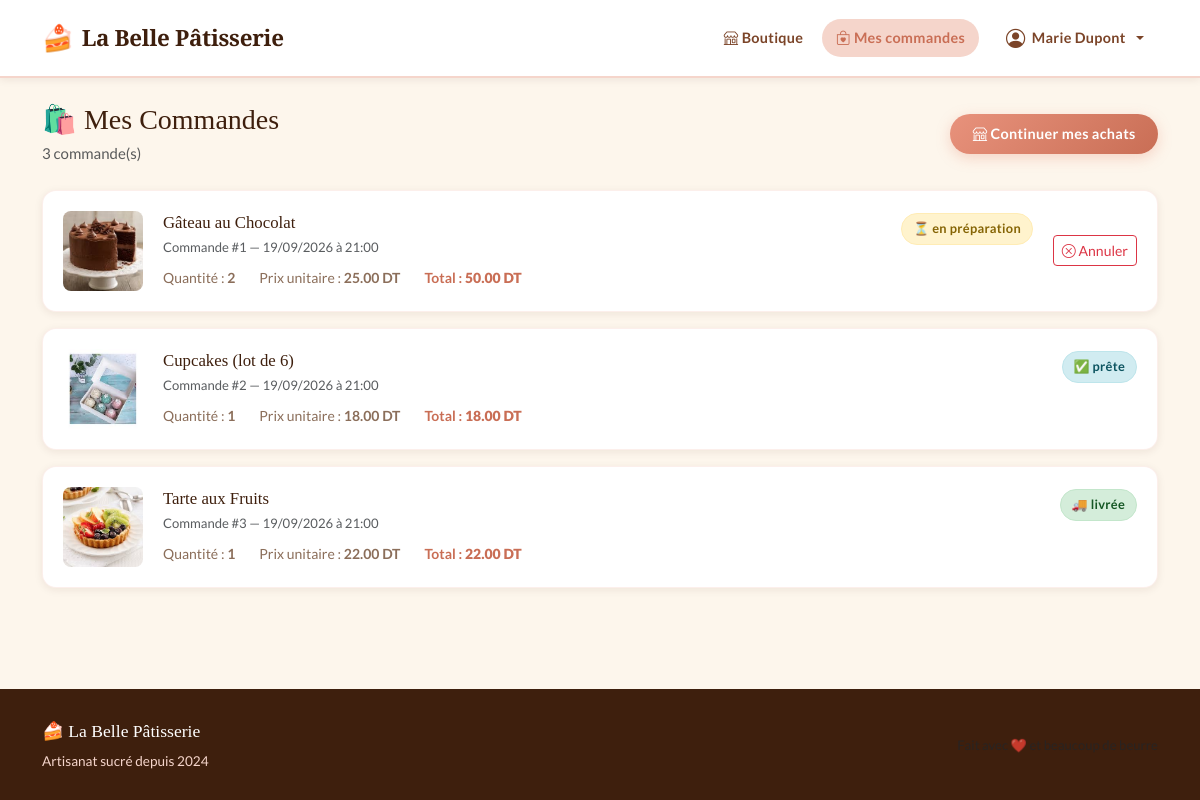
The page /views/client/commandes/list.php (signed in) on the database its author committed.
### tables this page shows
CREATE TABLE IF NOT EXISTS commandes (
    id         INT AUTO_INCREMENT PRIMARY KEY,
    user_id    INT NOT NULL,
    produit_id INT NOT NULL,
    quantite   INT NOT NULL DEFAULT 1,
    statut     ENUM('en préparation','prête','livrée') NOT NULL DEFAULT 'en préparation',
    created_at DATETIME DEFAULT CURRENT_TIMESTAMP,
    FOREIGN KEY (user_id)    REFERENCES users(id)    ON DELETE CASCADE,
    FOREIGN KEY (produit_id) REFERENCES produits(id) ON DELETE CASCADE
);

CREATE TABLE IF NOT EXISTS produits (
    id          INT AUTO_INCREMENT PRIMARY KEY,
    nom         VARCHAR(150) NOT NULL,
    prix        DECIMAL(10,2) NOT NULL,
    description TEXT,
    image       VARCHAR(255) DEFAULT 'default.jpg',
    created_at  DATETIME DEFAULT CURRENT_TIMESTAMP
);

### config/auth.php (called while the page is built, shortened)
<?php
function isAdmin(): bool {
    return isset($_SESSION['role']) && in_array($_SESSION['role'], ['admin', 'super_admin']);
}

### config/database.php (called while the page is built, shortened)
<?php
class Database {
    private static $instance = null;
    private $pdo;
    private function __construct() {
        $dsn = "mysql:host=" . DB_HOST . ";dbname=" . DB_NAME . ";charset=" . DB_CHARSET;
        $options = [
            PDO::ATTR_ERRMODE            => PDO::ERRMODE_EXCEPTION,
            PDO::ATTR_DEFAULT_FETCH_MODE => PDO::FETCH_ASSOC,
            PDO::ATTR_EMULATE_PREPARES   => false,
        ];
        try {
            $this->pdo = new PDO($dsn, DB_USER, DB_PASS, $options);
        } catch (PDOException $e) {
            die("Erreur de connexion à la base de données : " . $e->getMessage());
        }
    }
    public static function getInstance(): Database {
        if (self::$instance === null) {
            self::$instance = new Database();
        }
        return self::$instance;
    }
    public function getConnection(): PDO {
        return $this->pdo;
    }
}

### models/Commande.php (called while the page is built, shortened)
<?php
require_once __DIR__ . '/../config/database.php';
class Commande {
    private PDO $db;
    public function __construct() {
        $this->db = Database::getInstance()->getConnection();
    }
    public function getByUser(int $userId): array {
        $stmt = $this->db->prepare(
            "SELECT c.*, p.nom AS produit_nom, p.prix, p.image
             FROM commandes c
             JOIN produits p ON c.produit_id = p.id
             WHERE c.user_id = :user_id
             ORDER BY c.created_at DESC"
        );
        $stmt->execute([':user_id' => $userId]);
        return $stmt->fetchAll();
    }
}

### views/client/commandes/list.php (the view, shortened to what this page needs)
<?php
require_once __DIR__ . '/../../../config/auth.php';
require_once __DIR__ . '/../../../config/database.php';
require_once __DIR__ . '/../../../models/Commande.php';
$commandeModel = new Commande();
$commandes = $commandeModel->getByUser($_SESSION['user_id']);
require_once __DIR__ . '/../../layouts/header.php';
?>
<div class="container py-4">
    <div class="page-header d-flex justify-content-between align-items-center mb-4">
        <div>
            <h2 class="page-title">🛍️ Mes Commandes</h2>
            <p class="text-muted mb-0"><?= count($commandes) ?> commande(s)</p>
        </div>
        <a href="/patisserie_MVC/views/client/produits/list.php" class="btn btn-patisserie">
            <i class="bi bi-shop"></i> Continuer mes achats
        </a>
    </div>
    <?php if (empty($commandes)): ?>
        <div class="empty-state">
            <div class="empty-icon">🛒</div>
            <h4>Aucune commande pour le moment</h4>
            <p class="text-muted">Découvrez nos délicieux gâteaux et passez votre première commande !</p>
            <a href="/patisserie_MVC/views/client/produits/list.php" class="btn btn-patisserie">
                <i class="bi bi-shop"></i> Voir la boutique
            </a>
        </div>
    <?php else: ?>
        <div class="commandes-list">
            <?php foreach ($commandes as $c): ?>
            <?php
                $statusClass = match($c['statut']) {
                    'en préparation' => 'badge-preparation',
                    'prête'          => 'badge-prete',
                    'livrée'         => 'badge-livree',
                    default          => 'bg-secondary',
                };
                $statusIcon = match($c['statut']) {
                    'en préparation' => '⏳',
                    'prête'          => '✅',
                    'livrée'         => '🚚',
                    default          => '📦',
                };
            ?>
            <div class="commande-card">
                <div class="commande-img-wrap">
                    <img src="/patisserie_MVC/public/images/<?= htmlspecialchars($c['image']) ?>"
                         alt="<?= htmlspecialchars($c['produit_nom']) ?>"
                         class="commande-img"
                         onerror="this.src='/patisserie_MVC/public/images/default.jpg'">
                </div>
                <div class="commande-info">
                    <div class="commande-header">
                        <div>
                            <h5 class="commande-product"><?= htmlspecialchars($c['produit_nom']) ?></h5>
                            <small class="text-muted">Commande #<?= $c['id'] ?> — <?= date('d/m/Y à H:i', strtotime($c['created_at'])) ?></small>
                        </div>
                        <span class="badge-statut <?= $statusClass ?>">
                            <?= $statusIcon ?> <?= htmlspecialchars($c['statut']) ?>
                        </span>
                    </div>
                    <div class="commande-details">
                        <span>Quantité : <strong><?= $c['quantite'] ?></strong></span>
                        <span>Prix unitaire : <strong><?= number_format($c['prix'], 2) ?> DT</strong></span>
                        <span class="commande-total">Total : <strong><?= number_format($c['prix'] * $c['quantite'], 2) ?> DT</strong></span>
                    </div>
                </div>
                <?php if ($c['statut'] === 'en préparation'): ?>
                <div class="commande-actions">
                    <button class="btn btn-sm btn-outline-danger"
                            onclick="confirmAnnuler(<?= $c['id'] ?>)">
                        <i class="bi bi-x-circle"></i> Annuler
                    </button>
                </div>
                <?php endif; ?>
            </div>
            <?php endforeach; ?>
        </div>
    <?php endif; ?>
</div>
<?php require_once __DIR__ . '/../../layouts/footer.php'; ?>

### views/layouts/header.php (shortened to what this page needs)
<?php
$isAdminUser = isAdmin();
?>
<!DOCTYPE html>
<html lang="fr">
<head>
    <link href="https://cdnjs.cloudflare.com/ajax/libs/bootstrap/5.3.2/css/bootstrap.min.css" rel="stylesheet">
    <link href="https://cdnjs.cloudflare.com/ajax/libs/bootstrap-icons/1.11.3/font/bootstrap-icons.min.css" rel="stylesheet">
    <link href="/patisserie_MVC/public/css/style.css" rel="stylesheet">
</head>
<body>
<nav class="navbar navbar-expand-lg navbar-patisserie">
    <div class="container">
        <a class="navbar-brand" href="<?= $isAdminUser ? '/patisserie_MVC/views/admin/produits/list.php' : '/patisserie_MVC/views/client/produits/list.php' ?>">
            <span class="brand-icon">🍰</span>
            <span class="brand-text">La Belle Pâtisserie</span>
        </a>
        <div class="collapse navbar-collapse" id="navbarMain">
            <ul class="navbar-nav ms-auto align-items-center gap-1">
                <?php if ($isAdminUser): ?>
                    <li class="nav-item">
                        <a class="nav-link <?= strpos($_SERVER['PHP_SELF'], 'admin/produits') !== false ? 'active' : '' ?>"
                           href="/patisserie_MVC/views/admin/produits/list.php">
                            <i class="bi bi-grid-3x3-gap"></i> Produits
                        </a>
                    </li>
                    <li class="nav-item">
                        <a class="nav-link <?= strpos($_SERVER['PHP_SELF'], 'admin/commandes') !== false ? 'active' : '' ?>"
                           href="/patisserie_MVC/views/admin/commandes/list.php">
                            <i class="bi bi-receipt"></i> Commandes
                        </a>
                    </li>
                    <?php if (isSuperAdmin()): ?>
                    <li class="nav-item">
                        <a class="nav-link <?= strpos($_SERVER['PHP_SELF'], 'admin/users') !== false ? 'active' : '' ?>"
                           href="/patisserie_MVC/views/admin/users/list.php">
                            <i class="bi bi-people"></i> Utilisateurs
                        </a>
                    </li>
                    <?php endif; ?>
                    <li class="nav-item">
                        <?php if (isSuperAdmin()): ?>
                            <span class="badge badge-super-admin ms-1">👑 Super Admin</span>
                        <?php else: ?>
                            <span class="badge badge-admin ms-1">Admin</span>
                        <?php endif; ?>
                    </li>
                <?php else: ?>
                    <li class="nav-item">
                        <a class="nav-link <?= strpos($_SERVER['PHP_SELF'], 'client/produits') !== false ? 'active' : '' ?>"
                           href="/patisserie_MVC/views/client/produits/list.php">
                            <i class="bi bi-shop"></i> Boutique
                        </a>
                    </li>
                    <li class="nav-item">
                        <a class="nav-link <?= strpos($_SERVER['PHP_SELF'], 'client/commandes') !== false ? 'active' : '' ?>"
                           href="/patisserie_MVC/views/client/commandes/list.php">
                            <i class="bi bi-bag-heart"></i> Mes commandes
                        </a>
                    </li>
                <?php endif; ?>
                <li class="nav-item dropdown ms-2">
                    <a class="nav-link dropdown-toggle user-menu" href="#" data-bs-toggle="dropdown">
                        <i class="bi bi-person-circle"></i>
                        <?= htmlspecialchars($_SESSION['nom'] ?? 'Utilisateur') ?>
                    </a>
                </li>
            </ul>
        </div>
    </div>
</nav>
<main class="main-content">

### views/layouts/footer.php (shortened to what this page needs)
</main>
<footer class="site-footer">
    <div class="container">
        <div class="row align-items-center">
            <div class="col-md-6">
                <span class="footer-brand">🍰 La Belle Pâtisserie</span>
                <p class="footer-tagline mb-0">Artisanat sucré depuis 2024</p>
            </div>
            <div class="col-md-6 text-md-end">
                <small class="text-muted">Fait avec ❤️ et beaucoup de beurre</small>
            </div>
        </div>
    </div>
</footer>
</body>
</html>

### public/css/style.css (style rules this page uses)
:root { --cream: #FDF6EC; --rose: #E8927C; --rose-dark: #C96E55; --rose-light: #F5D5CB; --choco: #3E1F0D; --choco-mid: #7B4428; --gold: #C9963A; --gold-light: #F5E6C8; --text: #2C1810; --text-muted: #8B6E5A; --white: #FFFFFF; --success: #4A7C59; --danger: #B94A48; --warning: #D4860A; --info: #3A6E8C; --shadow-sm: 0 2px 8px rgba(62,31,13,.08); --shadow-md: 0 6px 24px rgba(62,31,13,.12); --shadow-lg: 0 16px 48px rgba(62,31,13,.16); --radius: 14px; --radius-sm: 8px; --transition: .25s cubic-bezier(.4,0,.2,1); }
*, *::before, *::after { box-sizing: border-box; margin: 0; padding: 0; }
body { font-family: 'Lato', sans-serif; background: var(--cream); color: var(--text); font-size: 15px; line-height: 1.65; min-height: 100vh; display: flex; flex-direction: column; }
h1, h2, h3, h4, h5 { font-family: 'Playfair Display', Georgia, serif; color: var(--choco); line-height: 1.25; }
a { color: var(--rose); text-decoration: none; transition: color var(--transition); }
.navbar-patisserie { background: var(--white); border-bottom: 2px solid var(--rose-light); padding: 0.75rem 0; box-shadow: var(--shadow-sm); position: sticky; top: 0; z-index: 1000; }
.navbar-brand { display: flex; align-items: center; gap: 0.5rem; font-family: 'Playfair Display', serif; font-size: 1.4rem; color: var(--choco) !important; font-weight: 700; letter-spacing: -.3px; }
.brand-icon { font-size: 1.6rem; }
.brand-text { color: var(--choco); }
.navbar-patisserie .nav-link { color: var(--choco-mid) !important; font-weight: 600; font-size: .9rem; padding: .45rem .9rem !important; border-radius: 50px; transition: background var(--transition), color var(--transition); letter-spacing: .3px; }
.navbar-patisserie .nav-link:hover, .navbar-patisserie .nav-link.active { background: var(--rose-light); color: var(--rose-dark) !important; }
.user-menu { display: flex; align-items: center; gap: .4rem; }
.user-menu i { font-size: 1.2rem; }
.main-content { flex: 1; padding-bottom: 2rem; }
.page-title { font-size: 1.75rem; color: var(--choco); margin-bottom: .25rem; }
.btn-patisserie { background: linear-gradient(135deg, var(--rose), var(--rose-dark)); color: var(--white) !important; border: none; border-radius: 50px; font-weight: 700; font-size: .9rem; letter-spacing: .3px; padding: .55rem 1.4rem; transition: transform var(--transition), box-shadow var(--transition), filter var(--transition); box-shadow: 0 4px 14px rgba(232,146,124,.35); }
.commandes-list { display: flex; flex-direction: column; gap: 1rem; }
.commande-card { background: var(--white); border-radius: var(--radius); padding: 1.25rem; display: flex; align-items: center; gap: 1.25rem; box-shadow: var(--shadow-sm); border: 1px solid rgba(232,146,124,.15); transition: box-shadow var(--transition); }
.commande-img-wrap { flex-shrink: 0; }
.commande-img { width: 80px; height: 80px; border-radius: var(--radius-sm); object-fit: cover; }
.commande-info { flex: 1; min-width: 0; }
.commande-header { display: flex; justify-content: space-between; align-items: flex-start; gap: 1rem; margin-bottom: .5rem; flex-wrap: wrap; }
.commande-product { font-size: 1.05rem; color: var(--choco); margin: 0; }
.commande-details { display: flex; gap: 1.5rem; font-size: .875rem; color: var(--text-muted); flex-wrap: wrap; }
.commande-total { color: var(--rose-dark); font-weight: 700; }
.commande-actions { flex-shrink: 0; }
.badge-statut { display: inline-block; padding: .35em .85em; border-radius: 50px; font-size: .8rem; font-weight: 700; white-space: nowrap; letter-spacing: .3px; }
.badge-preparation { background: #FFF3CD; color: #856404; border: 1px solid #FFECB5; }
.badge-prete { background: #D1ECF1; color: #0C5460; border: 1px solid #BEE5EB; }
.badge-livree { background: #D4EDDA; color: #155724; border: 1px solid #C3E6CB; }
.site-footer { background: var(--choco); color: var(--cream); padding: 1.75rem 0; margin-top: auto; }
.footer-brand { font-family: 'Playfair Display', serif; font-size: 1.1rem; color: var(--white); }
.footer-tagline { color: var(--rose-light); font-size: .85rem; margin-top: .25rem; }

### rows shown on the page
commandes: produit.image (picture), produit.nom "Gâteau au Chocolat", id "1", created_at "19/09/2026 à 21:00", statut "⏳", statut "en préparation", quantite "2", produit.prix "25.00", $c['prix'] * $c['quantite'] "50.00"
commandes: produit.image (picture), produit.nom "Cupcakes (lot de 6)", id "2", created_at "19/09/2026 à 21:00", statut "✅", statut "prête", quantite "1", produit.prix "18.00", $c['prix']*$c['quantite'] "18.00"
commandes: produit.image (picture), produit.nom "Tarte aux Fruits", id "3", created_at "19/09/2026 à 21:00", statut "🚚", statut "livrée", quantite "1", produit.prix "22.00", $c['prix']*$c['quantite'] "22.00"

### other values the page prints
$_SESSION['nom'] "Marie Dupont"
count($commandes) "3"
